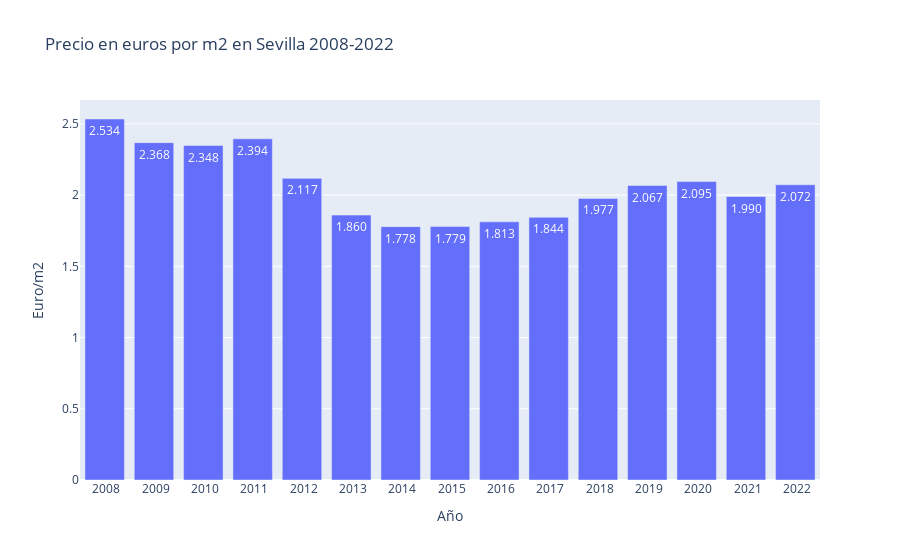

Notebook code for this chart:
### Code cell
fig5 = px.bar(precio_sevilla_med,
              x=precio_sevilla_med.index,
              y=precio_sevilla_med.values,
              title='Precio en euros por m2 en Sevilla 2008-2022',
              text_auto='.4s')
fig5.update_xaxes(title='Año')
fig5.update_yaxes(title='Euro/m2')
fig5.show()

### Figure 1 — Plotly figure (JSON) as saved in the notebook; plotly's stock layout.template omitted (floating-point values rounded to 4 significant figures)
{"data": [{"alignmentgroup": "True", "hovertemplate": "Año=%{x}<br>y=%{y}<extra></extra>", "legendgroup": "", "marker": {"color": "#636efa", "pattern": {"shape": ""}}, "name": "", "offsetgroup": "", "orientation": "v", "showlegend": false, "textposition": "auto", "texttemplate": "%{y:.4s}", "type": "bar", "x": [" 2008", " 2009", " 2010", " 2011", " 2012", " 2013", " 2014", " 2015", " 2016", " 2017", " 2018", " 2019", " 2020", " 2021", " 2022"], "xaxis": "x", "y": [2.534, 2.368, 2.348, 2.394, 2.117, 1.86, 1.778, 1.779, 1.812, 1.844, 1.977, 2.067, 2.095, 1.99, 2.072], "yaxis": "y"}], "layout": {"barmode": "relative", "legend": {"tracegroupgap": 0}, "title": {"text": "Precio en euros por m2 en Sevilla 2008-2022"}, "xaxis": {"anchor": "y", "domain": [0, 1], "title": {"text": "Año"}}, "yaxis": {"anchor": "x", "domain": [0, 1], "title": {"text": "Euro/m2"}}}}
